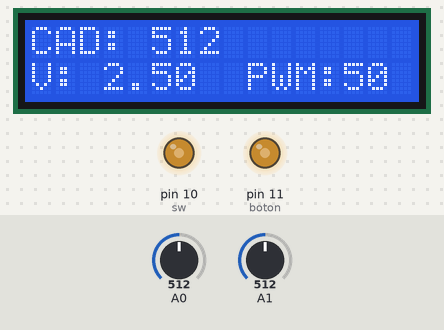
The sketch below on a simulated Arduino Uno, built with avr-gcc and run on an emulated ATmega328P. Parts: 16×2 character LCD, output pins drawn as LEDs (lit = HIGH). The inputs (shaded band) are chosen by the test bench; at power-on: A0 = 512, A1 = 512.

Above: at 0.82 s.
1.3 s: A0 set to 1002
At 2.04 s:
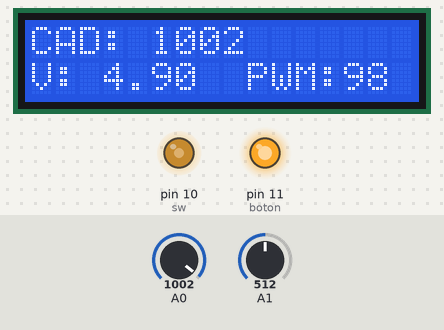
4.3 s: A0 set to 1020
At 5.1 s:
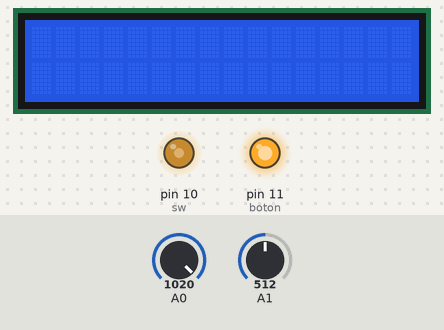
6.1 s: A1 set to 716
At 7.0 s:
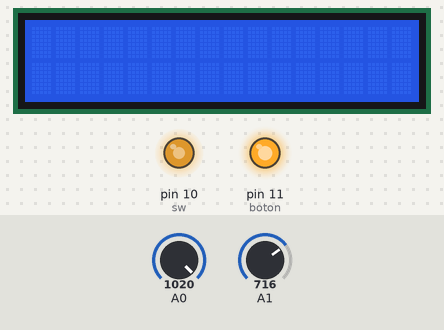
7.6 s: A1 set to 900
At 8.8 s:
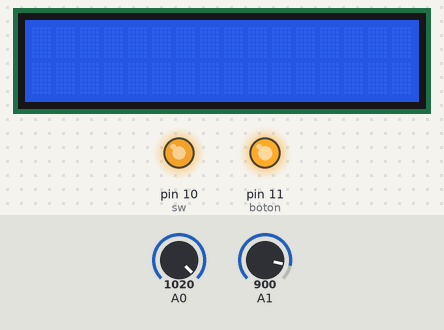
9.1 s: A1 set to 122
At 10.3 s:
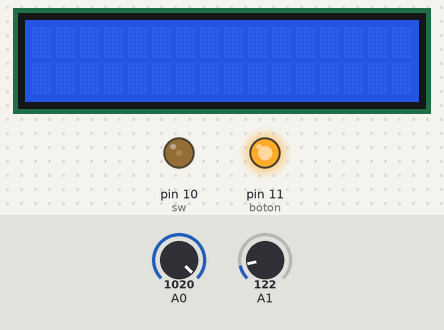
10.6 s: A1 set to 0
At 11.3 s:
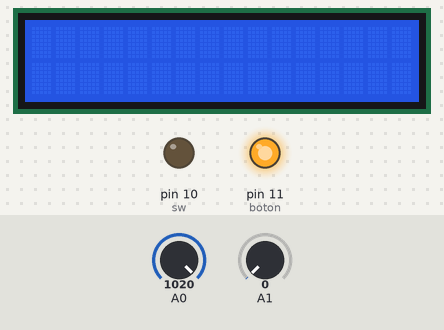
Timing chart, 0 to 13.2 s (numbered marks = the images above; inputs shaded):
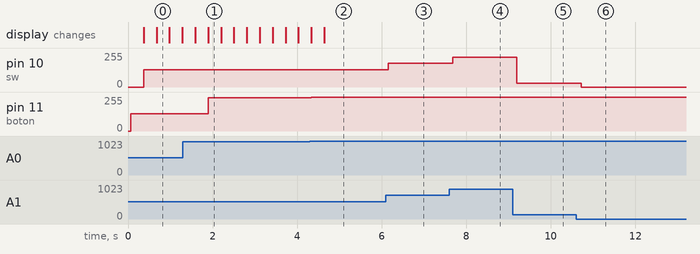

The sketch:

Espinoza_Lizbeth_DEBER_4.1_SE.ino
```cpp
/*
* CAPITULO IV: PERIFERICOS ESPECIALES
* DEBER 4.1: CAD Y PWM
* Nombre: Lizbeth Espinoza
*/

#include <LiquidCrystal.h>
LiquidCrystal lcd(13,12,7,6,5,4);              //seleccion de pines para la LCD
int conversor;                                 //variable para adquirir datos del conversor entre 0 - 1023
float voltaje;                                 //variable de conversion de conversor a voltaje
int dutty;                                     //variable para el uso de pwm
LiquidCrystal lcd1(9,8,3,2,1,0);
int conversor1;                                 //variable para adquirir datos del conversor entre 0 - 1023
float voltaje1;                                 //variable de conversion de conversor a voltaje
int dutty1;
#define sw 10
#define boton 11


void setup() {
  lcd.begin(16,2);                      //inicializa la LCD
  pinMode(boton,INPUT);
  pinMode(sw,INPUT);
}

void loop() {
  if(digitalRead(boton)==LOW){
  conversor=analogRead(A0);            //lectura del canal A0-0-14
  voltaje=(conversor*5.0)/1023.0;      //conversor de voltaje
  dutty=conversor/4;                   //cambio la escala para el dutty cicle
  analogWrite(11,dutty);               //envio de valor al pin 11
  lcd.setCursor(0,0);                  //posición
  lcd.print("CAD:");
  lcd.setCursor(5,0);
  lcd.print(conversor);
  lcd.setCursor(0,1);
  lcd.print("V:");
  lcd.setCursor(3,1);
  lcd.print(voltaje);
  lcd.setCursor(9,1);
  lcd.print("PWM:");
  lcd.setCursor(13,1);
  lcd.print((dutty*100)/255);
  delay(300);
  lcd.clear();
  }
  if(digitalRead(sw)==LOW){
  conversor1=analogRead(A1);            //lectura del canal A0-0-14
  voltaje1=(conversor1*5.0)/1023.0;      //conversor de voltaje
  dutty1=conversor1/4;                   //cambio la escala para el dutty cicle
  analogWrite(10,dutty1);               //envio de valor al pin 11
  lcd1.setCursor(0,1);                  //posición
  lcd1.print("CAD:");
  lcd1.setCursor(5,1);
  lcd1.print(conversor1);
  lcd1.setCursor(0,2);
  lcd1.print("V:");
  lcd1.setCursor(3,2);
  lcd1.print(voltaje1);
  lcd1.setCursor(9,2);
  lcd1.print("PWM:");
  lcd1.setCursor(13,2);
  lcd1.print((dutty1*100)/255);
  delay(300);
  lcd1.clear();
  }
}
```

Measured:
- the behaviour switches between 1019 and 1020 on A0 (found by bisection; images 1 and 2)
- after the input at 1.3 s, pin 11 (boton): 128/255 → 250/255 after 0.59 s; the display: first differs from a run without the input after 0.60 s (image 1)
- after the input at 4.3 s, pin 11 (boton): 250/255 → 255/255 at once; the display: first changes at once (image 2 shows a later state)
- after the input at 6.1 s, pin 10 (sw): 128/255 → 179/255 after 0.06 s
- after the input at 7.6 s, pin 10 (sw): 179/255 → 225/255 after 0.08 s
- after the input at 9.1 s, pin 10 (sw): 225/255 → 30/255 after 0.10 s
- after the input at 10.6 s, pin 10 (sw): 30/255 → 0/255 after 0.12 s
